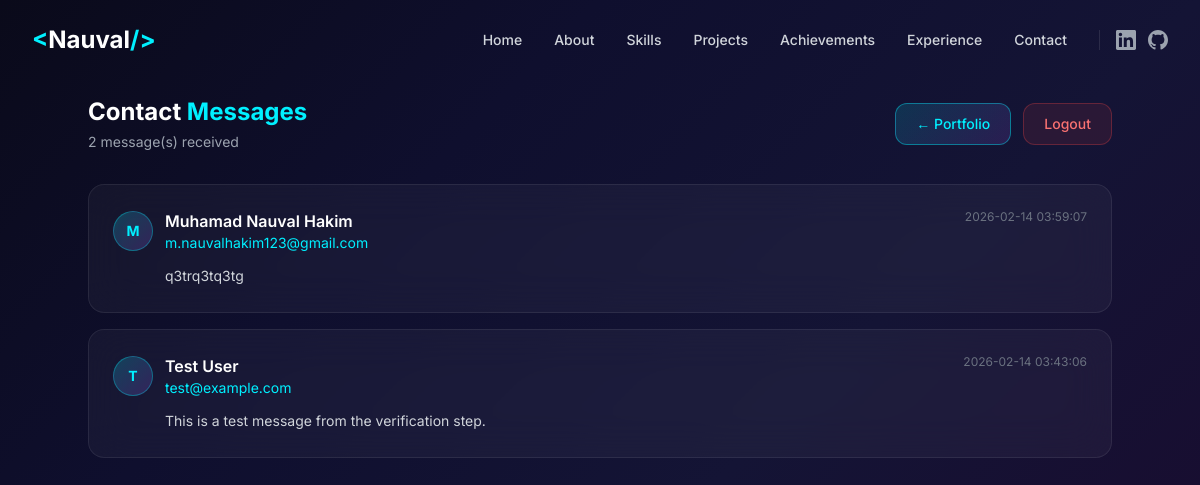
/admin (signed in), run on the app's committed database.
### tables this page shows
CREATE TABLE contacts (
            id INTEGER PRIMARY KEY AUTOINCREMENT,
            name TEXT NOT NULL,
            email TEXT NOT NULL,
            message TEXT NOT NULL,
            created_at TIMESTAMP DEFAULT CURRENT_TIMESTAMP
        );

### app.py (the view, shortened to what this page needs)
@app.route('/admin', methods=['GET', 'POST'])
def admin():
    if not session.get('admin_authenticated'):
        return render_template('admin.html', authenticated=False, messages=[])
    conn = get_db()
    messages = conn.execute(
        'SELECT * FROM contacts ORDER BY created_at DESC'
    ).fetchall()
    conn.close()
    return render_template('admin.html', authenticated=True, messages=messages)

### app.py (called while the page is built)
def get_db():
    conn = sqlite3.connect(DATABASE_PATH)
    conn.row_factory = sqlite3.Row
    return conn

### templates/admin.html (shortened to what this page needs)
{% extends "base.html" %}
{% block content %}
<section class="min-h-screen pt-24 pb-16 px-4">
    <div class="max-w-5xl mx-auto">
        {% if not authenticated %}
        <div class="max-w-md mx-auto">
            <div class="text-center mb-8">
                <div
                    class="w-16 h-16 mx-auto rounded-2xl bg-gradient-to-br from-neon-cyan/20 to-neon-purple/20 border border-neon-cyan/30 flex items-center justify-center text-2xl mb-4">
                    🔒
                </div>
                <h1 class="text-2xl font-bold">Admin Access</h1>
                <p class="text-gray-400 text-sm mt-2">Enter the admin password to view messages</p>
            </div>
            <form action="{{ url_for('admin') }}" method="POST" class="glass-card rounded-2xl p-8 space-y-5">
                <div>
                    <label for="password" class="block text-sm font-medium text-gray-300 mb-2">Password</label>
                    <input type="password" id="password" name="password" placeholder="Enter admin password"
                        class="form-input" required autofocus>
                </div>
                <button type="submit" class="w-full neon-btn-solid px-8 py-3.5 rounded-xl text-sm font-semibold">
                    Authenticate
                </button>
            </form>
        </div>
        {% else %}
        <div class="flex flex-col sm:flex-row justify-between items-start sm:items-center gap-4 mb-8">
            <div>
                <h1 class="text-2xl font-bold">Contact <span class="text-neon-cyan">Messages</span></h1>
                <p class="text-gray-400 text-sm mt-1">{{ messages|length }} message(s) received</p>
            </div>
            <div class="flex gap-3">
                <a href="{{ url_for('index') }}" class="neon-btn px-5 py-2.5 rounded-xl text-sm font-medium">
                    <span>← Portfolio</span>
                </a>
                <a href="{{ url_for('admin_logout') }}"
                    class="px-5 py-2.5 rounded-xl text-sm font-medium bg-red-500/10 border border-red-500/30 text-red-400 hover:bg-red-500/20 transition-colors">
                    Logout
                </a>
            </div>
        </div>
        {% if messages %}
        <div class="space-y-4">
            {% for msg in messages %}
            <div class="glass-card-hover rounded-2xl p-6">
                <div class="flex flex-col sm:flex-row justify-between items-start gap-3 mb-3">
                    <div class="flex items-center gap-3">
                        <div
                            class="w-10 h-10 rounded-full bg-gradient-to-br from-neon-cyan/20 to-neon-purple/20 border border-neon-cyan/30 flex items-center justify-center text-sm font-bold text-neon-cyan">
                            {{ msg.name[0]|upper }}
                        </div>
                        <div>
                            <h3 class="font-semibold">{{ msg.name }}</h3>
                            <p class="text-neon-cyan text-sm">{{ msg.email }}</p>
                        </div>
                    </div>
                    <span class="text-gray-500 text-xs">{{ msg.created_at }}</span>
                </div>
                <p class="text-gray-300 text-sm leading-relaxed pl-13 sm:pl-[52px]">{{ msg.message }}</p>
            </div>
            {% endfor %}
        </div>
        {% else %}
        <div class="glass-card rounded-2xl p-12 text-center">
            <div class="text-4xl mb-4">📭</div>
            <h3 class="text-lg font-semibold mb-2">No Messages Yet</h3>
            <p class="text-gray-400 text-sm">Messages submitted through the contact form will appear here.</p>
        </div>
        {% endif %}
        {% endif %}
    </div>
</section>
{% endblock %}

### templates/base.html (shortened to what this page needs)
<!DOCTYPE html>
<html lang="en" class="scroll-smooth">
<head>
    <script src="https://cdn.tailwindcss.com"></script>
    <link rel="stylesheet" href="{{ url_for('static', filename='css/style.css') }}">
</head>
<body class="font-inter bg-dark-900 text-white overflow-x-hidden">
    <nav id="navbar" class="fixed top-0 left-0 w-full z-50 transition-all duration-500">
        <div class="max-w-7xl mx-auto px-4 sm:px-6 lg:px-8">
            <div class="flex justify-between items-center h-16 lg:h-20">
                <a href="#hero" class="text-xl lg:text-2xl font-bold">
                    <span class="text-neon-cyan">&lt;</span>Nauval<span class="text-neon-cyan">/&gt;</span>
                </a>
                <div class="hidden md:flex items-center space-x-8">
                    <a href="#hero"
                        class="nav-link text-sm font-medium text-gray-300 hover:text-neon-cyan transition-colors duration-300">Home</a>
                    <a href="#about"
                        class="nav-link text-sm font-medium text-gray-300 hover:text-neon-cyan transition-colors duration-300">About</a>
                    <a href="#skills"
                        class="nav-link text-sm font-medium text-gray-300 hover:text-neon-cyan transition-colors duration-300">Skills</a>
                    <a href="#projects"
                        class="nav-link text-sm font-medium text-gray-300 hover:text-neon-cyan transition-colors duration-300">Projects</a>
                    <a href="#achievements"
                        class="nav-link text-sm font-medium text-gray-300 hover:text-neon-cyan transition-colors duration-300">Achievements</a>
                    <a href="#experience"
                        class="nav-link text-sm font-medium text-gray-300 hover:text-neon-cyan transition-colors duration-300">Experience</a>
                    <a href="#contact"
                        class="nav-link text-sm font-medium text-gray-300 hover:text-neon-cyan transition-colors duration-300">Contact</a>
                    <div class="flex items-center gap-3 ml-2 pl-4 border-l border-white/10">
                        <a href="https://www.linkedin.com/in/muhamad-nauval-hakim-3aa520255" target="_blank"
                            rel="noopener noreferrer"
                            class="text-gray-400 hover:text-neon-cyan transition-colors duration-300" title="LinkedIn">
                        </a>
                        <a href="https://github.com/ZyxxBoy" target="_blank" rel="noopener noreferrer"
                            class="text-gray-400 hover:text-neon-cyan transition-colors duration-300" title="GitHub">
                        </a>
                    </div>
                </div>
            </div>
        </div>
    </nav>
    <main>
        {% block content %}{% endblock %}
    </main>
</body>
</html>

### static/css/style.css (style rules this page uses)
* { margin: 0; padding: 0; box-sizing: border-box; }
html { scroll-behavior: smooth; }
body { background: linear-gradient(135deg, #0a0a1a 0%, #0f0f2e 30%, #141435 60%, #1a0a2e 100%); min-height: 100vh; }
.glass-card-hover { background: rgba(255, 255, 255, 0.04); backdrop-filter: blur(20px); -webkit-backdrop-filter: blur(20px); border: 1px solid rgba(255, 255, 255, 0.08); transition: all 0.4s cubic-bezier(0.4, 0, 0.2, 1); }
.neon-btn { position: relative; background: linear-gradient(135deg, rgba(0, 240, 255, 0.15), rgba(168, 85, 247, 0.15)); border: 1px solid rgba(0, 240, 255, 0.4); color: #00f0ff; transition: all 0.3s ease; overflow: hidden; }
.neon-btn::before { content: ''; position: absolute; inset: 0; background: linear-gradient(135deg, rgba(0, 240, 255, 0.3), rgba(168, 85, 247, 0.3)); opacity: 0; transition: opacity 0.3s ease; }
.neon-btn span { position: relative; z-index: 1; }

### data on the page
contacts: name "M", name "Muhamad Nauval Hakim", email "m.nauvalhakim123@gmail.com", created_at "2026-02-14 03:59:07", message "q3trq3tq3tg"
contacts: name "T", name "Test User", email "test@example.com", created_at "2026-02-14 03:43:06", message "This is a test message from the verification step."

### other printed values
{{ messages|length }} "2"
